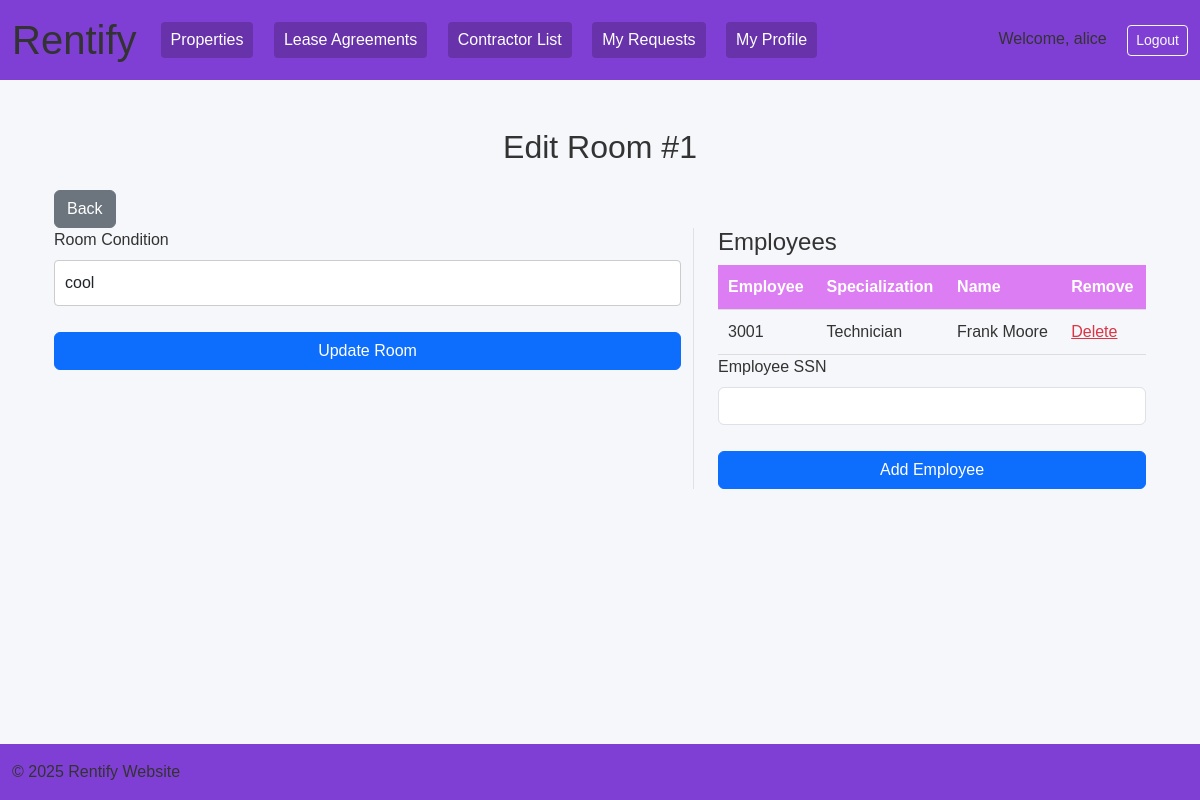
The page /room-view/4001/1 (signed in) on the database as committed earlier.
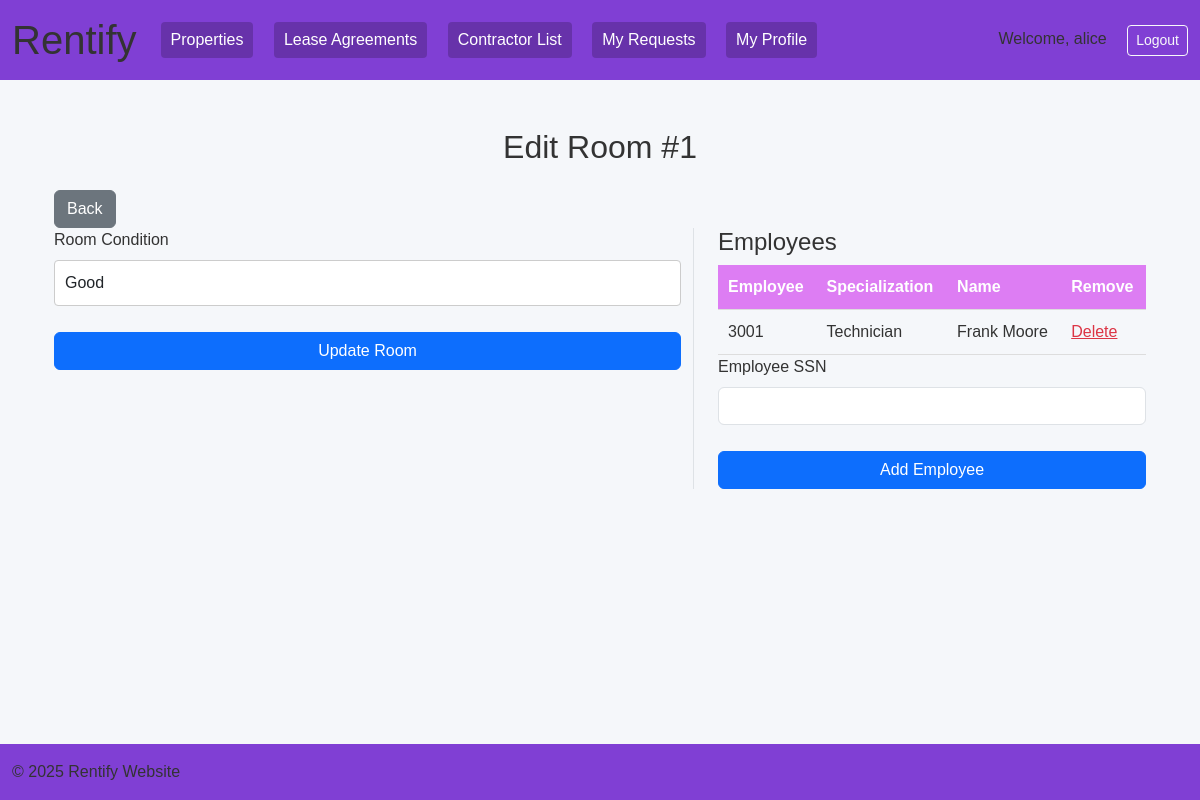
The same page on the database as committed later.
### tables this page shows
CREATE TABLE ROOM (
        PropertyID INTEGER,
        RoomID INTEGER,
        Condition TEXT,
        PRIMARY KEY (PropertyID, RoomID),
        FOREIGN KEY (PropertyID) REFERENCES PROPERTY(PropertyID)
        ON DELETE CASCADE ON UPDATE CASCADE
    );

### app.py (the view)
@app.route("/room-view/<int:propertyID>/<int:roomID>", methods=["GET"])
def room_specific(propertyID, roomID):
    form = {
        "property_ID": propertyID,
        "room_ID": 0,
        "condition": ""
    }
    es = None
    if roomID != 0:
        with sqlite3.connect("Homeapp.db") as conn:
            l = conn.execute("SELECT * FROM ROOM WHERE PropertyID = ? AND RoomID = ?", (propertyID, roomID, )).fetchone()
            if l:
                form["room_ID"] = l[1]
                form["condition"] = l[2]
            es = conn.execute("SELECT * FROM WORKS_ON INNER JOIN EMPLOYEE ON WORKS_ON.ESSN = EMPLOYEE.SSN INNER JOIN PERSON ON EMPLOYEE.SSN = PERSON.SSN WHERE PropertyID = ? AND RoomID = ?", (propertyID, roomID, )).fetchall()
    return render_template("RoomEdit.html", form=form, es=es)

### templates/RoomEdit.html (shortened to what this page needs)
{% extends 'base.html' %}
{% block content %}
<div class="container mt-5">
  <h2 class="mb-4">
    {% if form.room_ID != 0 %}
      Edit Room #{{ form.room_ID }}
    {% else %}
      Add New Room
    {% endif %}
  </h2>
  {% if session.get('access') == 'employee' %}
    <a href="/service-view" class="btn btn-secondary">Back</a>
  {% else %}
    <a href="{{ url_for('property_specific', property_id=form.property_ID) }}" class="btn btn-secondary">Back</a>
  {% endif %}
  <div class="row">
    <div class="col-md-7">
      <form method="POST" action="/add-room">
        <div class="mb-3">
          <label for="condition" class="form-label">Room Condition</label>
          <input type="text" class="form-control" name="condition" value="{{ form.condition }}">
        </div>
        <button type="submit" class="btn btn-primary">
          {% if form.room_ID != 0 %}Update Room{% else %}Add Room{% endif %}
        </button>
      </form>
    </div>
    {% if session.get('access') == 'homeowner' %}
    {% if form.room_ID != 0 %}
    <div class="col-md-5 border-start ps-4">
        <h4>Employees</h4>
        <table>
            <thead>
            <tr>
                <th>Employee</th>
                <th>Specialization</th>
                <th>Name</th>
                <th>Remove</th>
            </tr>
            </thead>
            <tbody>
            {% if es %}
                {% for e in es %}
                <tr>
                <td>{{ e[2] }}</td>
                <td>{{ e[4] }}</td>
                <td>{{ e[6]+" "+e[7] }}</td>
                <td>
                    <a href="{{ url_for('delete_employee', propertyID=form.property_ID, roomID=form.room_ID, ESSN=e[2]) }}"
                    onclick="return confirm('Are you sure you want to delete this employee?');"
                    class="text-danger">Delete</a>
                </td>
                </tr>
                {% endfor %}
            {% endif %}
            </tbody>
        </table>
        <form method="POST" action="{{ url_for('add_employee', propertyID=form.property_ID, roomID=form.room_ID) }}">
            <div class="mb-3">
                <label for="address" class="form-label">Employee SSN</label>
                <input type="number" class="form-control" name="ESSN" value="" required>
            </div>
            <button type="submit" class="btn btn-primary">
            Add Employee
            </button>
        </form>
    </div>
    {% endif %}
    {% endif %}
  </div>
</div>
{% endblock %}

Rows that differ between the two databases and show on the page:
changed ROOM: condition "cool" → "Good"
